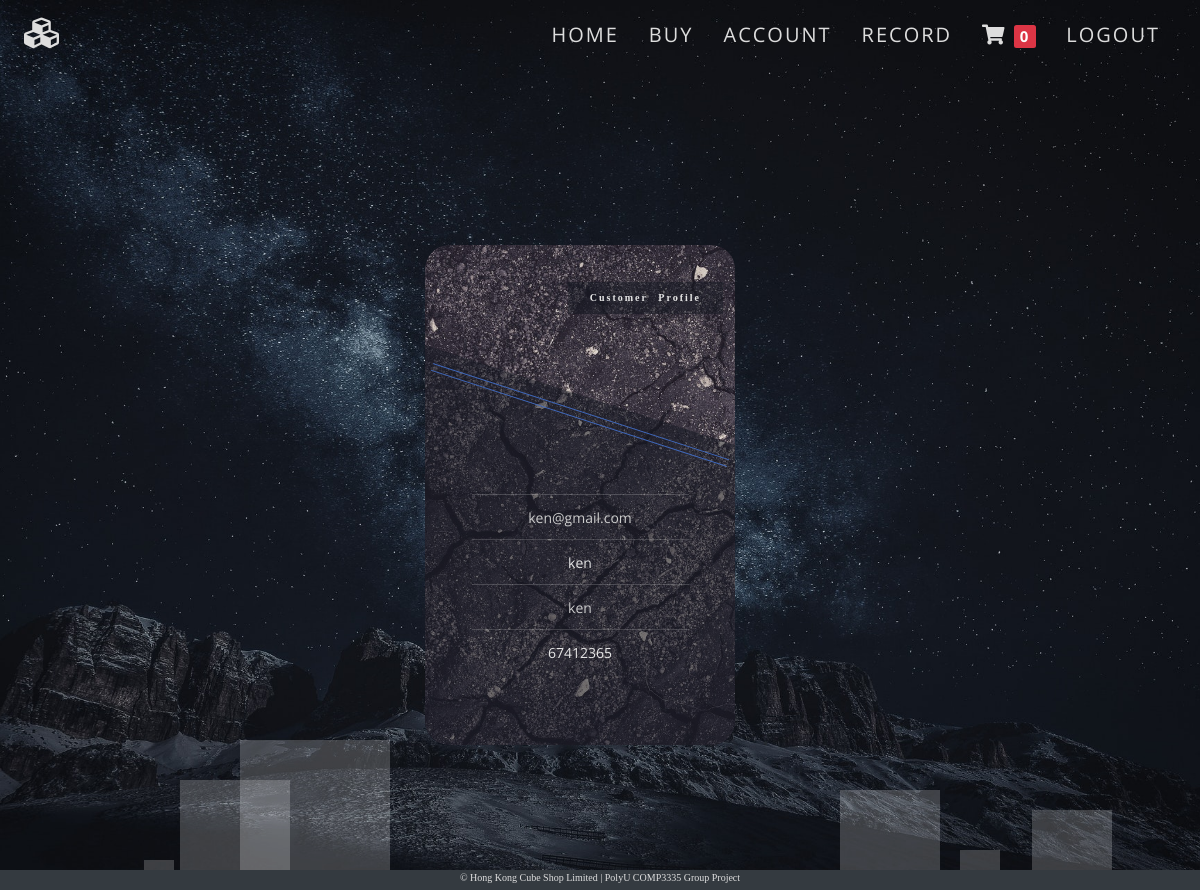
/viewcustomerprofile.php (signed in), run on the app's committed database.
### tables this page shows
CREATE TABLE `customer` (
  `customerEmail` varchar(50) NOT NULL,
  `firstName` varchar(255) NOT NULL,
  `lastName` varchar(255) NOT NULL,
  `password` varchar(255) NOT NULL,
  `phoneNumber` varchar(8) NOT NULL
);

### www/viewcustomerprofile.php (the view, shortened to what this page needs)
<?php
require "header.php";
?>
<link rel="stylesheet" href="css/profileCard.css">
<div class=" body-container">
    <div class="anim">
        <ui class="box-area">
            <li></li>
            <li></li>
            <li></li>
            <li></li>
        </ui>
    </div>
    <div class="flip-card-container body-container center" style="--hue: 220">
        <div class="flip-card">
            <div class="card-front">
                <figure>
                    <div class="img-bg"></div>
                    <img src="img/profileCard2.jpg" alt="Brohm Lake">
                    <figcaption>Customer Profile</figcaption>
                </figure>
                <ul class="ul-info">
                    <?php
                    require_once 'connection/mysqli_conn.php';
                    $user = $_SESSION['Email'];
                    $sql = "SELECT customerEmail,firstName,lastName,phoneNumber FROM customer WHERE customerEmail = '$user' ";
                    $result = mysqli_query($conn, $sql) or die(mysqli_error($conn));
                    $resultCheck = mysqli_num_rows($result);
                    if ($resultCheck > 0) {
                        while ($row = mysqli_fetch_assoc($result)) {
                            echo '
                            <li class="li-info"> </li>
                            <li class="li-info">' . $row['customerEmail'] . '</li>
                            <li class="li-info">' . $row['firstName'] . '</li>
                            <li class="li-info">' . $row['lastName'] . '</li>
                            <li class="li-info">' . $row['phoneNumber'] . '</li>
                            ';
                        }
                    }
                    ?>
                </ul>
            </div>
            <div class="card-back">
                <figure>
                </figure>
                <form action="editcustomerprofile.php" method="POST" class="btn-edit">
                    <button class="btn btn-edit"> Edit</button>
                </form>
                <div class="design-container">
                </div>
                <button class="btn btn-delete" id="del-btn" onclick="confirmDia()">Delete</button>
            </div>
        </div>
    </div>
</div>
<?php
require "footer.php";
?>

### www/css/global.css (style rules this page uses)
* { margin: 0; padding: 0; box-sizing: border-box; }
html { font-size: 10px; line-height: 1.5; color: #ddd; height: 100%; width: 100%; }
p, a, ul, li, span, label { font-family: "Open Sans", sans-serif; }
body { overflow-x: hidden; background-color: #111; height: 100%; }
.center { position: absolute; top: 50%; left: 50%; margin-right: -50%; transform: translate(-50%, -50%); }
.body-container { min-height: 100vh; align-items: center; }
.box-area { position: absolute; top: 0; left: 0; width: 100%; height: 100%; overflow: hidden; z-index: -1; }
.box-area li { position: absolute; display: block; list-style: none; width: 2.5rem; height: 2.5rem; overflow: hidden; background: rgba(255, 255, 255, 0.2); animation: animate 5s linear infinite; bottom: 0; }
.box-area li:nth-child(1) { left: 86%; width: 8rem; height: 8rem; animation-delay: 0s; }
.box-area li:nth-child(3) { left: 70%; width: 10rem; height: 10rem; animation-delay: 5.5s; }
.box-area li:nth-child(4) { left: 20%; width: 15rem; height: 15rem; animation-delay: 0s; animation-duration: 15s; }
.box-area li:nth-child(6) { left: 15%; width: 11rem; height: 11rem; animation-delay: 3.5s; }

### www/css/profileCard.css (style rules this page uses)
body { background-image: url(../img/customerProfileBG.jpg); position: relative; background-position: center; background-size: cover; background-repeat: no-repeat; background-attachment: fixed; }
.flip-card-container { --hue: 150; --primary: hsl(var(--hue), 50%, 50%); --white-1: hsl(0, 0%, 90%); --white-2: hsl(0, 0%, 80%); --dark: hsl(var(--hue), 25%, 10%); --grey: hsl(0, 0%, 50%); width: 310px; height: 500px; margin: 40px; perspective: 1000px; }
.center { left: 45%; }
.flip-card { width: inherit; height: inherit; position: relative; transform-style: preserve-3d; transition: 0.6s 0.1s; top: 20vh; }
.card-front, .card-back { width: 100%; height: 100%; border-radius: 24px; background: var(--dark); position: absolute; top: 0; left: 0; overflow: hidden; backface-visibility: hidden; display: flex; justify-content: center; align-items: center; }
.card-front { transform: rotateY(0deg); z-index: 2; }
.card-back { transform: rotateY(180deg); z-index: 1; }
figure { z-index: -1; }
figure, .img-bg { position: absolute; top: 0; left: 0; width: 100%; height: 100%; }
img { height: 100%; border-radius: 24px; }
figcaption { display: block; width: auto; margin-top: 12%; padding: 8px 22px; font-weight: bold; line-height: 1.6; letter-spacing: 2px; word-spacing: 6px; text-align: right; position: absolute; top: 0; right: 12px; color: var(--white-1); background: hsla(var(--hue), 25%, 10%, 0.5); }
.img-bg { background: hsla(var(--hue), 25%, 10%, 0.5); }
.card-front .img-bg { clip-path: polygon(0 20%, 100% 40%, 100% 100%, 0 100%); }
.card-front .img-bg::before { content: ""; position: absolute; top: 34%; left: 50%; transform: translate(-50%, -50%) rotate(18deg); width: 100%; height: 6px; border: 1px solid var(--primary); border-left-color: transparent; border-right-color: transparent; transition: 0.1s; }
.ul-info { padding-top: 50%; margin: 0 auto; width: 70%; height: 100%; list-style: none; color: var(--white-1); display: flex; justify-content: center; align-items: center; flex-direction: column; }
.li-info { width: 100%; margin-top: 12px; padding-bottom: 12px; font-size: 14px; text-align: center; position: relative; }
.li-info:nth-child(2n) { color: var(--white-2); }
.li-info:not(:last-child)::after { content: ""; position: absolute; bottom: 0; left: 0; width: 100%; height: 1px; background: currentColor; opacity: 0.2; }
button { font-family: inherit; font-weight: bold; color: var(--white-1); letter-spacing: 2px; padding: 9px 20px; border: 1px solid var(--grey); border-radius: 1000px; background: transparent; transition: 0.3s; cursor: pointer; outline: none; }
.design-container { --tr: 90; --op: 0.5; width: 100%; height: 100%; background: transparent; position: absolute; top: 0; left: 0; pointer-events: none; }
.btn-delete { position: absolute; top: 90%; left: 36%; }
.btn-delete, .btn-delete:hover, .btn-delete:focus { background-color: #d84040; }

### data on the page
customer: customerEmail "ken@gmail.com", firstName "ken", lastName "ken", phoneNumber "67412365"

### other printed values
$rows "0"
